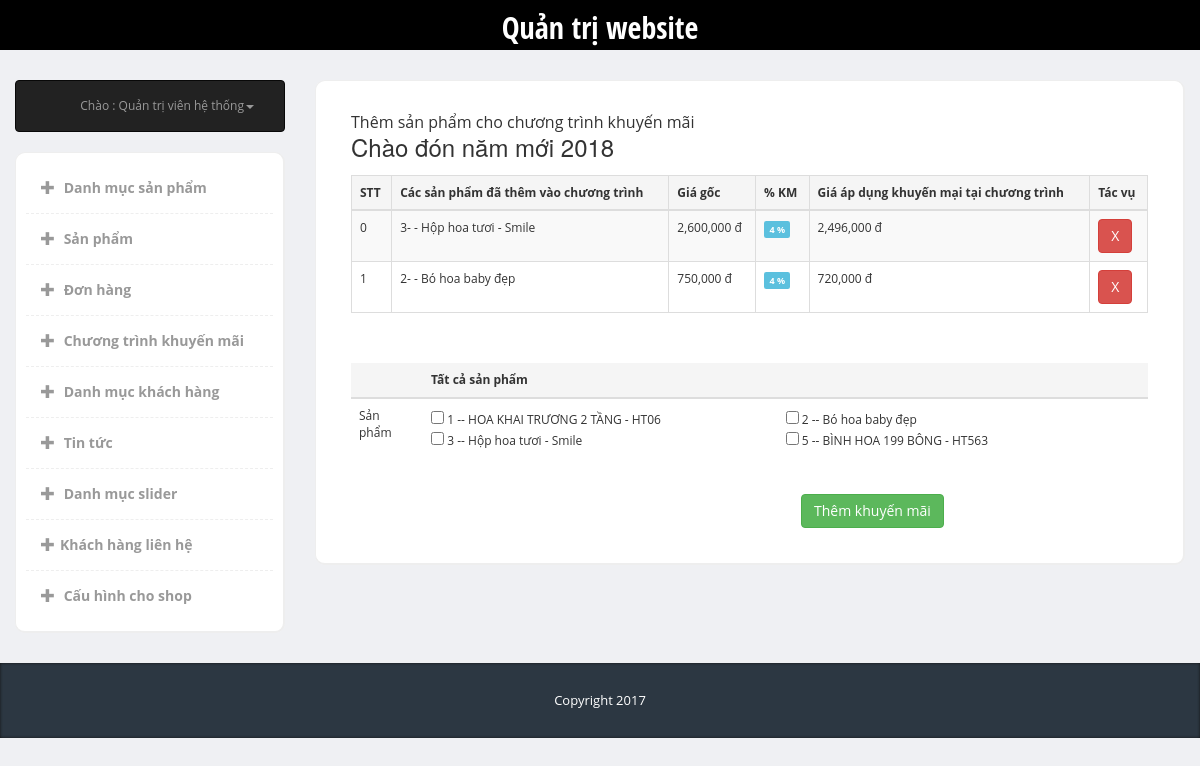
The app's page /admin/index.php?page=discount&type=discount_product&id=1 (signed in) with its own data.
### tables this page shows
CREATE TABLE `discount` (
  `ID` int(10) NOT NULL,
  `Discount` varchar(255) NOT NULL,
  `Attach_Discount` varchar(255) NOT NULL,
  `Start_Time` date NOT NULL,
  `End_Time` date NOT NULL,
  `Status` tinyint(2) NOT NULL
);

CREATE TABLE `discountproduct` (
  `ID` int(10) NOT NULL,
  `Product_ID` int(10) NOT NULL,
  `Discount_ID` int(10) NOT NULL,
  `Number_Discount` int(10) DEFAULT NULL
);

CREATE TABLE `product` (
  `ID` int(10) NOT NULL,
  `Category_ID` int(10) NOT NULL,
  `Product_Name` varchar(255) NOT NULL,
  `Product_Images` varchar(255) NOT NULL,
  `Product_Price` int(10) NOT NULL,
  `Quantity` int(10) NOT NULL,
  `Description` text NOT NULL,
  `Status` tinyint(2) NOT NULL,
  `Created_Date` date NOT NULL,
  `Discount` int(11) NOT NULL
);

### admin/lib_db.php (called while the page is built, shortened)
<?php
global $link;
function select_one($sql){
	$data = exec_select($sql);
	return $data[0];
}
function select_list($sql){
	return exec_select($sql);
}
function exec_select($sql){
	global $link;
	$ret = isset($ret) ? $ret : "";
	$res = $link->query($sql);
	$err = mysqli_error($link);
	if ($res ){
		$ret = array();
		while( $row = $res->fetch_array(MYSQLI_ASSOC) )
		{
			$ret[]= $row ;
		}
	}
	return $ret;
}

### admin/modules/discount/discount_product.php (the view, shortened to what this page needs)
<?php
$id = isset($_GET['id']) ? $_GET['id'] : '';
$sql_km= "select * from discount where ID = $id ";
$data_km = select_one($sql_km);
$name_discount = $data_km['Discount'];
?>
<div class="panel-heading">
  <div class="panel-title col-md-12">Thêm sản phẩm cho chương trình khuyến mãi <h3><?php echo $name_discount ?></h3></div>
</div>
<?php
$sql_dssp = "select * from product inner join discountproduct where product.ID = discountproduct.Product_ID and Discount_ID = $id ";
$data_dssp = select_list($sql_dssp);
?>
<div class="panel-body">
  <table cellpadding="0" cellspacing="0" border="0" class="table table-striped table-bordered" id="example">
    <thead>
      <tr class="active">
        <th>STT</th>
        <th>Các sản phẩm đã thêm vào chương trình </th>
        <th>  Giá gốc</th>
        <th>  % KM</th>
        <th>  Giá áp dụng khuyến mại tại chương trình</th>
        <th>  Tác vụ</th>
      </tr>
    </thead>
    <tbody>
      <?php if($data_dssp){
        $i = 0;
        foreach ($data_dssp as $data) {
         ?>
         <tr>
          <td> <?php echo $i++ ?></td>
          <td>
           <?php echo $data['Product_ID'] ?>- -    <?php echo $data['Product_Name'] ?>
         </td>
         <td>     <?php echo number_format($data['Product_Price'] )  ?> đ</td>
         <td> <span class="label label-info"> <?php   echo $data['Number_Discount'] ?> %</span></td>
         <?php
         $giagoc = $data['Product_Price'];
         $giakm = $giagoc - ($giagoc*$data['Number_Discount']/100);
         ?>
         <td> <?php   echo number_format($giakm)  ?>  đ</td>
         <td>   <button type="button" class="btn btn-danger" data-variant="<?php  echo $data['ID'] ?>" id="xoakm">X</button></td>
       </tr>
       <?php }} ?>
     </tbody>
   </table>
 </div>
 <div class="panel-body">
  <form method="post"  enctype="multipart/form-data">
    <table class="table table-hover" >
     <thead>
      <tr class="active">
        <th></th>
        <th>Tất cả sản phẩm</th>
      </tr>
    </thead>
    <tbody>
      <tr>
        <td>Sản phẩm</td>
        <td>
          <?php
          $sql_sp="select * from product where Status = 1 ";
          $datas_sp=select_list($sql_sp);
          ?>
          <?php
          foreach ($datas_sp as $dat) {
            ?>
            <div style="width: 50%;float: left;">
              <input type="checkbox" class="radio_height " name="sp[]" value="<?php echo $dat['ID'] ?>"/>
              <?php echo $dat['ID'];?>  --   <?php echo $dat['Product_Name'];?>
            </div>
            <?php } ?>
          </td>
        </tr>
      </tbody>
    </table>
    <div class="km_sp">
      <br/>
      <div style="margin-left: 450px;" >
        <div  id="themkm" class="btn btn-success">Thêm khuyến mãi</div>
      </div>
    </div>
  </form>
</div>

### admin/css/styles.css (style rules this page uses)
body { font-family: 'Open Sans', sans-serif; background-color: #f7f7f7; position: relative; margin: 0px; font-size: 12px; padding: 0px; }
body { background-color: #eff0f3; }
.panel-heading>.panel-title, .content-box-header .panel-title { float: left; padding: 0px; padding-top: 0px; }
.panel-heading>.panel-title>*, .content-box-header .panel-title>* { margin: 0; }
.panel-body { clear:both; }

### records on screen
discount: Discount "Chào đón năm mới 2018"
discountproduct: Product_ID "3", Product_ID.Product_Name "Hộp hoa tươi - Smile", Product_ID.Product_Price "2,600,000", Number_Discount "4", giakm "2,496,000"
discountproduct: Product_ID "2", Product_ID.Product_Name "Bó hoa baby đẹp", Product_ID.Product_Price "750,000", Number_Discount "4", giakm "720,000"
product: ID "1", Product_Name "HOA KHAI TRƯƠNG 2 TẦNG - HT06"
product: ID "2", Product_Name "Bó hoa baby đẹp"
product: ID "3", Product_Name "Hộp hoa tươi - Smile"
product: ID "5", Product_Name "BÌNH HOA 199 BÔNG - HT563"
